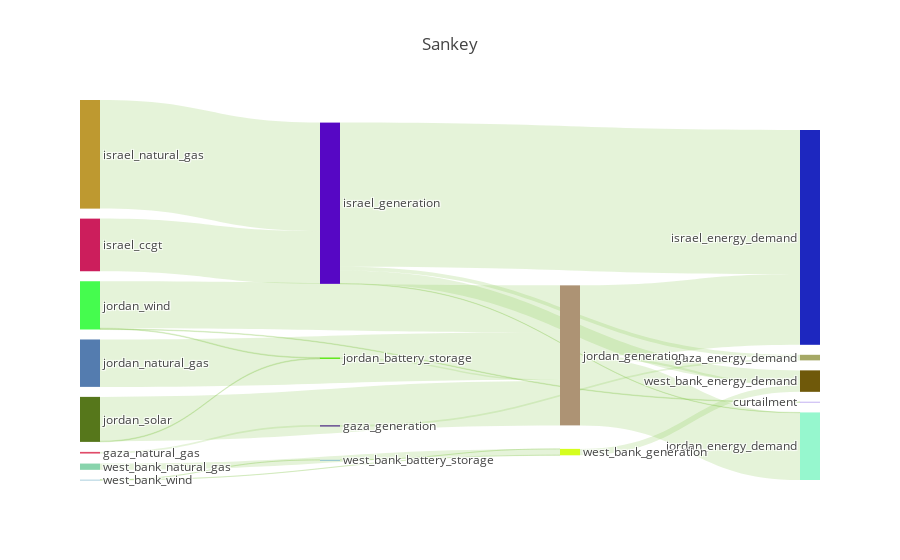

The cell this chart's notebook holds for it:
### Code cell
results['COO'].plot_flows_sankey()

### Figure 1 — Plotly figure (JSON) as saved in the notebook; plotly's stock layout.template omitted (floating-point values rounded to 4 significant figures)
{"data": [{"domain": {"x": [0, 1], "y": [0, 1]}, "link": {"color": ["rgba(127, 194, 65, 0.2)", "rgba(127, 194, 65, 0.2)", "rgba(127, 194, 65, 0.2)", "rgba(127, 194, 65, 0.2)", "rgba(127, 194, 65, 0.2)", "rgba(127, 194, 65, 0.2)", "rgba(127, 194, 65, 0.2)", "rgba(127, 194, 65, 0.2)", "rgba(127, 194, 65, 0.2)", "rgba(127, 194, 65, 0.2)", "rgba(127, 194, 65, 0.2)", "rgba(127, 194, 65, 0.2)", "rgba(127, 194, 65, 0.2)", "rgba(127, 194, 65, 0.2)", "rgba(127, 194, 65, 0.2)", "rgba(127, 194, 65, 0.2)", "rgba(127, 194, 65, 0.2)", "rgba(127, 194, 65, 0.2)", "rgba(127, 194, 65, 0.2)", "rgba(127, 194, 65, 0.2)", "rgba(127, 194, 65, 0.2)", "rgba(127, 194, 65, 0.2)", "rgba(127, 194, 65, 0.2)", "rgba(127, 194, 65, 0.2)", "rgba(127, 194, 65, 0.2)", "rgba(127, 194, 65, 0.2)", "rgba(127, 194, 65, 0.2)", "rgba(127, 194, 65, 0.2)", "rgba(127, 194, 65, 0.2)", "rgba(127, 194, 65, 0.2)", "rgba(127, 194, 65, 0.2)", "rgba(127, 194, 65, 0.2)", "rgba(127, 194, 65, 0.2)", "rgba(127, 194, 65, 0.2)", "rgba(127, 194, 65, 0.2)", "rgba(127, 194, 65, 0.2)", "rgba(127, 194, 65, 0.2)", "rgba(127, 194, 65, 0.2)", "rgba(127, 194, 65, 0.2)", "rgba(127, 194, 65, 0.2)", "rgba(127, 194, 65, 0.2)", "rgba(127, 194, 65, 0.2)", "rgba(127, 194, 65, 0.2)", "rgba(127, 194, 65, 0.2)", "rgba(127, 194, 65, 0.2)", "rgba(127, 194, 65, 0.2)", "rgba(127, 194, 65, 0.2)", "rgba(127, 194, 65, 0.2)", "rgba(127, 194, 65, 0.2)", "rgba(127, 194, 65, 0.2)", "rgba(127, 194, 65, 0.2)", "rgba(127, 194, 65, 0.2)"], "source": [0, 34, 2, 32, 4, 5, 5, 5, 39, 7, 8, 9, 35, 35, 35, 35, 11, 12, 12, 12, 13, 13, 13, 41, 15, 16, 17, 40, 40, 40, 19, 20, 21, 21, 21, 22, 22, 22, 43, 24, 25, 26, 42, 42, 42, 28, 29, 29, 29, 30, 30, 30], "target": [31, 32, 32, 31, 32, 33, 34, 32, 35, 35, 35, 35, 31, 36, 37, 38, 35, 33, 39, 35, 33, 39, 35, 40, 40, 40, 40, 36, 37, 38, 40, 40, 33, 41, 40, 33, 41, 40, 42, 42, 42, 42, 36, 37, 38, 42, 33, 43, 42, 33, 43, 42], "value": [0, 0, 0, 700400.0, 700400.0, 0, 0, 0, 0, 22030000.0, 0, 0, 1634000.0, 60290000.0, 154100.0, 5412000.0, 45460000.0, 0, 0, 0, 0, 0, 0, 615900.0, 0, 0, 0, 29610000.0, 28120000.0, 874000.0, 19840000.0, 0, 0, 311700.0, 18530000.0, 253100.0, 304200.0, 19630000.0, 794.5, 0, 0, 0, 0, 0, 2694000.0, 2619000.0, 0, 0, 0, 0, 794.5, 74080.0]}, "node": {"color": ["6d4948", "0a6f23", "c3ce36", "857847", "e04b69", "95fce0", "207d41", "cc1e5c", "d5ff76", "7dd6c4", "5b7db3", "be9930", "3ede98", "e9232c", "c035ac", "2ac60e", "c95a50", "0e19d0", "e5001a", "547caf", "42825b", "56771b", "45fc4e", "d79eeb", "5f7720", "2bd795", "75113c", "a5b8c4", "88d4ac", "21679c", "579fbb", "a5a866", "755f99", "9d80e9", "7e770a", "5607c4", "1d27bf", "96f7ce", "6f590a", "2acbf8", "ad9374", "60e71a", "d5fe1e", "3890c4"], "label": ["egypt_generation", "gaza_battery_storage", "gaza_diesel", "gaza_generation", "gaza_natural_gas", "gaza_solar", "israel_battery_storage", "israel_ccgt", "israel_coal", "israel_diesel", "israel_generation", "israel_natural_gas", "israel_solar", "israel_wind", "jordan_battery_storage", "jordan_ccgt", "jordan_coal", "jordan_diesel", "jordan_generation", "jordan_natural_gas", "jordan_shale", "jordan_solar", "jordan_wind", "west_bank_battery_storage", "west_bank_ccgt", "west_bank_coal", "west_bank_diesel", "west_bank_generation", "west_bank_natural_gas", "west_bank_solar", "west_bank_wind", "gaza_energy_demand", "gaza_generation", "curtailment", "gaza_battery_storage", "israel_generation", "israel_energy_demand", "jordan_energy_demand", "west_bank_energy_demand", "israel_battery_storage", "jordan_generation", "jordan_battery_storage", "west_bank_generation", "west_bank_battery_storage"], "line": {"color": "black", "width": 0}, "pad": 10}, "orientation": "h", "type": "sankey", "valueformat": ".0f"}], "layout": {"autosize": true, "font": {"size": 12}, "title": {"text": "Sankey"}}}
